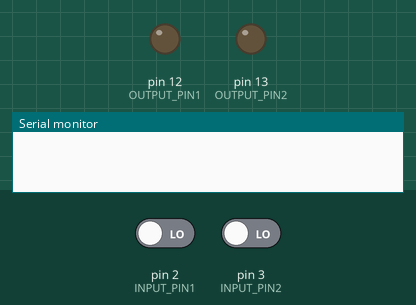
Simulated run of this sketch. Board: Arduino Uno, built with avr-gcc and run on an emulated ATmega328P. On the bench: output pins drawn as LEDs (lit = HIGH), the last lines printed to the serial monitor. Inputs (shaded band) come from the test bench; at power-on: pin 2 (INPUT_PIN1) LOW, pin 3 (INPUT_PIN2) LOW.

Above: at 1.2 s.
1.3 s: pin 2 (INPUT_PIN1) driven HIGH
At 2.5 s:
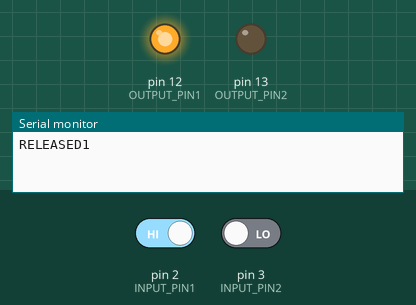
2.8 s: pin 3 (INPUT_PIN2) driven HIGH
At 3.8 s:
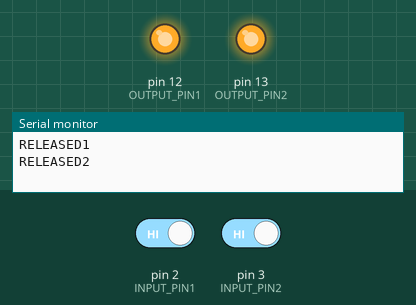
4.3 s: pin 2 (INPUT_PIN1) driven LOW
At 4.9 s:
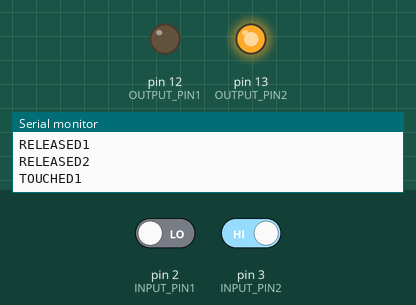
5.8 s: pin 3 (INPUT_PIN2) driven LOW
At 7.2 s:
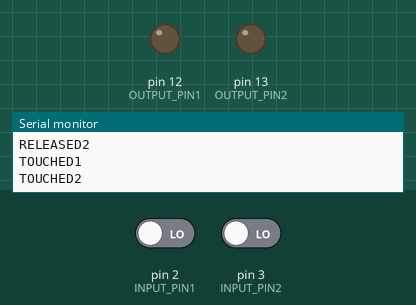
Timing chart, 0 to 8.3 s (numbered marks = the images above; inputs shaded):
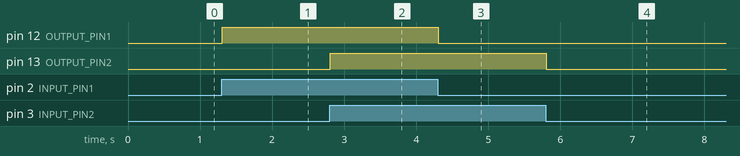

Measured:
- after the input at 1.3 s, pin 12 (OUTPUT_PIN1): LOW → HIGH at once
- after the input at 2.8 s, pin 13 (OUTPUT_PIN2): LOW → HIGH at once
- after the input at 4.3 s, pin 12 (OUTPUT_PIN1): HIGH → LOW at once
- after the input at 5.8 s, pin 13 (OUTPUT_PIN2): HIGH → LOW at once

The sketch:

makeyMakeyV2.ino
```cpp
#define OUTPUT_PIN1 12
#define OUTPUT_PIN2 13

#define INPUT_PIN1 2
#define INPUT_PIN2 3

int state1 = 0;
int previousState1 = 0;
int triggered1 = 0;
int lastTriggeredState1 = 0;
unsigned long priorTime1 = 0;

int state2 = 0;
int previousState2 = 0;
int triggered2 = 0;
int lastTriggeredState2 = 0;
unsigned long priorTime2 = 0;

int const delayTime = 5;

void setup() {
  Serial.begin(9600);
  pinMode(INPUT_PIN1, INPUT);
  digitalWrite(INPUT_PIN1, LOW);
  pinMode(OUTPUT_PIN1, OUTPUT);
  digitalWrite(OUTPUT_PIN1, LOW);

  pinMode(INPUT_PIN2, INPUT);
  digitalWrite(INPUT_PIN2, LOW);
  pinMode(OUTPUT_PIN2, OUTPUT);
  digitalWrite(OUTPUT_PIN2, LOW);
}

void loop() {
  state1 = digitalRead(INPUT_PIN1);
  state2 = digitalRead(INPUT_PIN2);

  if(state1 != previousState1)
  {
    priorTime1 = millis();
    previousState1 = state1;
    triggered1 = 1;
  }

  if(state2 != previousState2)
  {
    priorTime2 = millis();
    previousState2 = state2;
    triggered2 = 1;
  }

  if (triggered1 && (lastTriggeredState1 != state1) && millis() - priorTime1 > delayTime)
  {
    lastTriggeredState1 = state1;
    triggered1 = 0;
    if (state1 == LOW)
    {
      //Touched the thing
      Serial.write("TOUCHED1\n");
      digitalWrite(OUTPUT_PIN1, LOW);
    }
    if (state1 == HIGH)
    {
      //Let go of the thing
      Serial.write("RELEASED1\n");
      digitalWrite(OUTPUT_PIN1, HIGH);
    }
  }

  if (triggered2 && (lastTriggeredState2 != state2) && millis() - priorTime2 > delayTime)
  {
    lastTriggeredState2 = state2;
    triggered2 = 0;
    if (state2 == LOW)
    {
      //Touched the thing
      Serial.write("TOUCHED2\n");
      digitalWrite(OUTPUT_PIN2, LOW);
    }
    if (state2 == HIGH)
    {
      //Let go of the thing
      Serial.write("RELEASED2\n");
      digitalWrite(OUTPUT_PIN2, HIGH);
    }
  }
}
```
